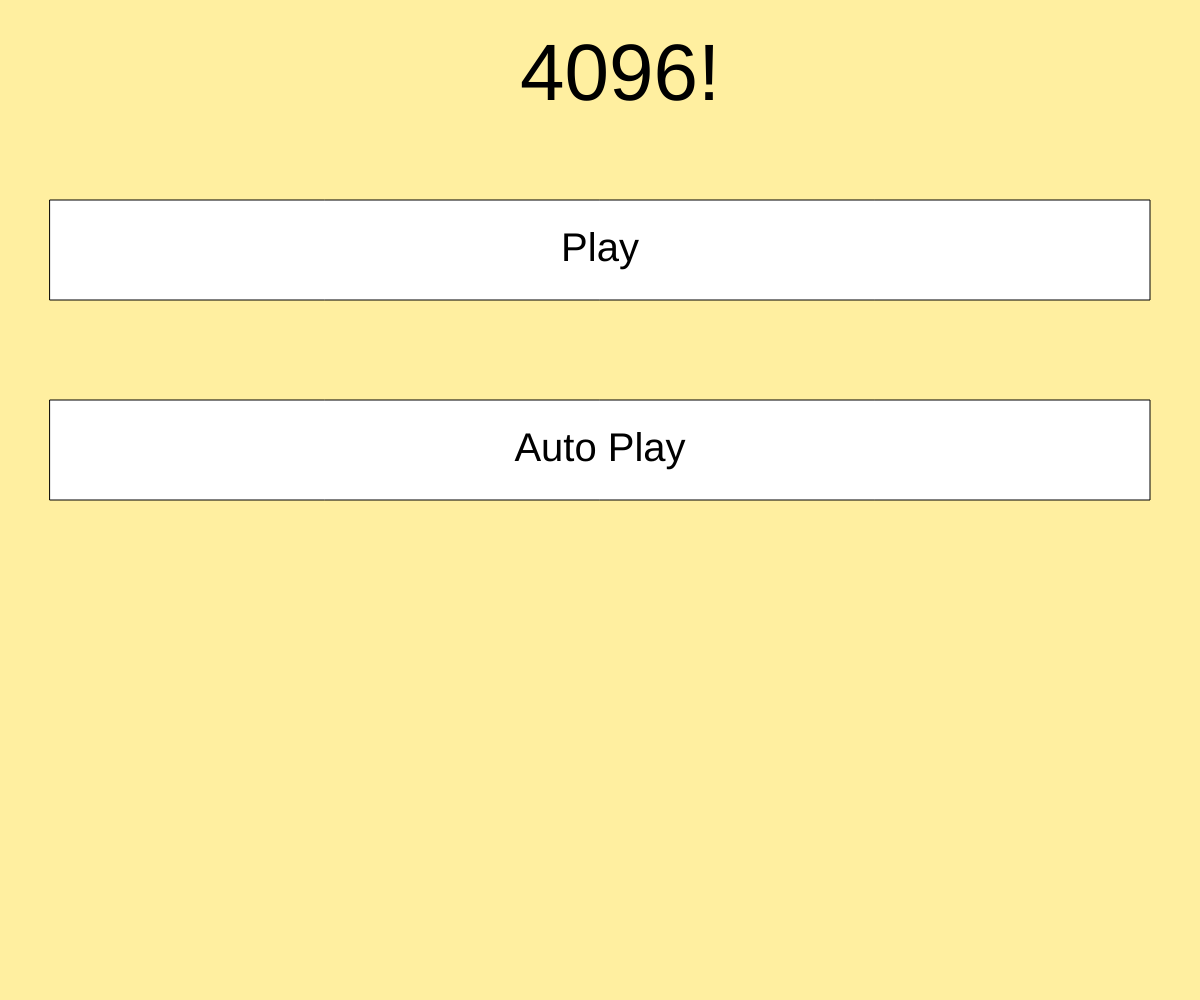
Frame 1 (no input)
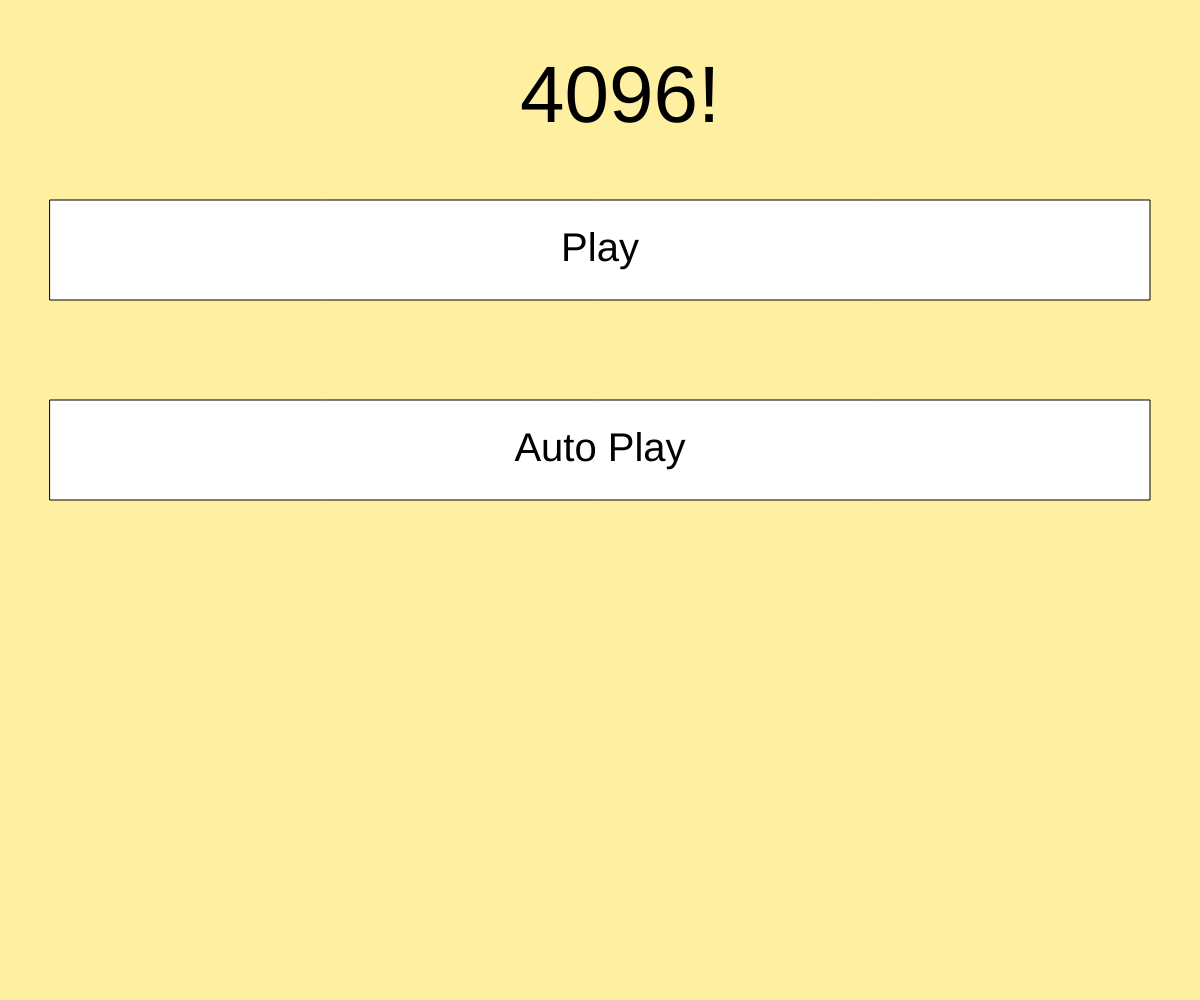
Frame 60 (no input)
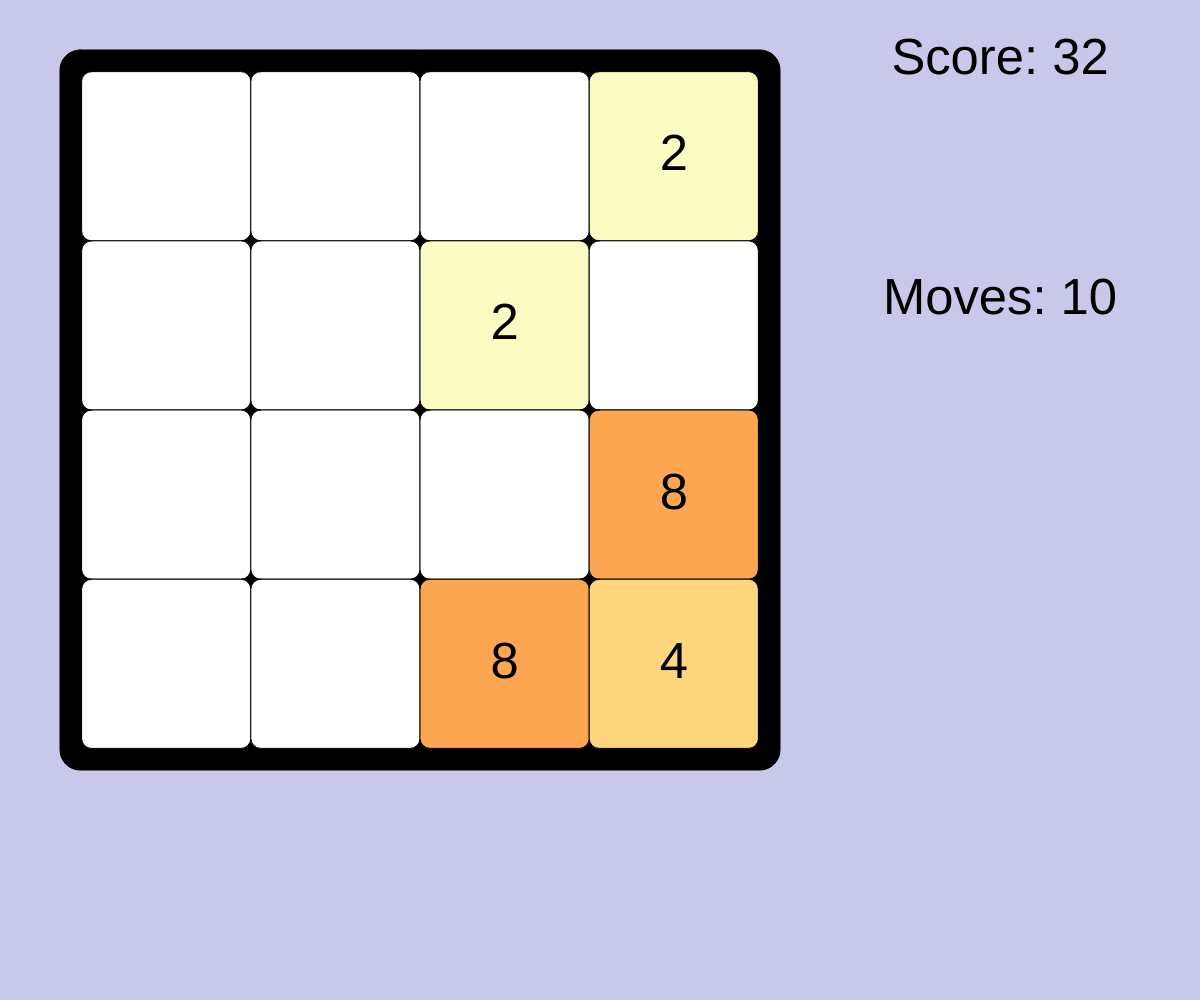
Frame 120 (the mouse pressed at the canvas centre since frame 60)

The p5.js sketch that drew these frames (run headless with seeded random() and noise() and a simulated clock; from frame 60 on, the mouse is pressed at the canvas centre):

// p5.js sketch
// ── sketch.js
// 4096!
// Richard Shuai
// Oct/02/2020
//
// Extra for Experts:
// - describe what you did to take this project "above and beyond"


// gameStatus: menu, play, gg
// playMethod: manual, auto
let grid = [], gridSize, containerSize, score, gameStatus, playMethod, valueToColor,autoplayLastMoveTime,autoplayDuration, totalMoves;


function setup() {
  createCanvas(windowWidth, windowHeight);
  initGrid();
  score = 0;
  totalMoves = 0;
  gameStatus = "menu";
  autoplayDuration = 100;
  autoplayLastMoveTime = 0;
  valueToColor = new Map([
    [0,"white"],
    [2,"#fafcc2"],
    [4,"#ffd57e"],
    [8,"#fca652"],
    [16,"#d9adad"],
    [32,"#eb6383"],
    [64,"#d63447"],
    [128,"#b2ebf2"],
    [256,"#00bcd4"],
    [512,"#008dd4"],
    [1024,"#88e868"]
  ]);
  for(let i=0;i<15;++i){
    valueToColor.set(2048*Math.pow(2,i),"#2e5a1c");
  }
}


function draw() {
  if(gameStatus === "menu"){
    background("#ffefa0");
    displayMenu();
  }
  else if(gameStatus === "play"){
    background(200,200,235);
    drawGrid();
    if(playMethod === "auto"){
      autoplay();
    }
    displayScore();
    checkGameOver();
  }
  if(gameStatus === "gg"){
    gameOverScreen();
  }
  
}


// initGrid function sets up the grid, and randomize the first 2
function initGrid(){

  grid = [];

  gridSize = 4;

  // generate the first 2's x and y coordinate
  let twoX = floor(random() * gridSize);
  let twoY = floor(random() * gridSize);

  for(let i=0;i<gridSize;++i){
    grid.push([]);
    for(let j=0;j<gridSize;++j){
      let cell = {
        value: i === twoX && j === twoY ? 2 : 0,
      };
      grid[i].push(cell);
    }
  }
}


// draw the grid according to the values
function drawGrid(){
  // main container
  containerSize = min(width/5*3,height/10*9);
  fill(0,0,0);
  rect(width/20, height/20, containerSize, containerSize,20);

  // calculate parameters
  let startX = width/20+containerSize/100*3, startY = height/20+containerSize/100*3;
  let endX = width/20+containerSize/100*97, endY = height/20+containerSize/100*97;
  let cellWidth = (endX-startX)/gridSize, cellHeight = (endY-startY)/gridSize;

  // draw inner rectangles
  textAlign(CENTER, CENTER);
  textSize(cellWidth * 0.3);
  for(let y=0;y<gridSize;++y){
    for(let x=0;x<gridSize;++x){
      fill(valueToColor.get(grid[y][x].value));
      rect(startX+cellWidth*x, startY+cellHeight*y, cellWidth, cellHeight, 10);
      fill(0);
      if(grid[y][x].value > 0){
        text(grid[y][x].value, startX+cellWidth*(x+0.5), startY+cellHeight*(y+0.5));
      }
    }
  }
}


function keyPressed(){
  if(gameStatus === "play" && playMethod === "manual"){ 
    // move up
    if(key === "w" || key === "W" || keyCode === UP_ARROW){ 
      oneRound("w");
    }
    // move down
    if(key === "s" || key === "S" || keyCode === DOWN_ARROW){
      oneRound("s");
    }
    // move left
    if(key === "a" || key === "A" || keyCode === LEFT_ARROW){
      oneRound("a");
    }
    // move right
    if(key === "d" || key === "D" || keyCode === RIGHT_ARROW){ 
      oneRound("d");
    }
  }
}


// mouse press
function mousePressed(){
  if(gameStatus === "menu"){
    if(mouseX >= 50 && mouseX <= width-50 && mouseY >= 200 && mouseY <= 300){
      gameStatus = "play";
      playMethod = "manual";
    }
    if(mouseX >= 50 && mouseX <= width-50 && mouseY >= 400 && mouseY <= 500){
      gameStatus = "play";
      playMethod = "auto";
    }
  }

  if(gameStatus === "gg"){
    if(mouseX >= 100 && mouseX <= width-100 && mouseY >= 500 && mouseY <= 600){
      setup();
    }
  }
}

// one function takes care of one round of moving
function oneRound(direction){
  let isOneOrMoreCellMoved = false;
  isOneOrMoreCellMoved |= moveAllCells(direction);
  isOneOrMoreCellMoved |= mergeAllCells(direction);
  isOneOrMoreCellMoved |= moveAllCells(direction);
  

  if(gameStatus === "play" && isOneOrMoreCellMoved){
    totalMoves++;
    generateRandomCell();
  }
}

// move all cells based on the direction given
function moveAllCells(direction){
  let isOneOrMoreCellMoved = false;
  // move up
  if(direction === "w"){
    for(let y=0;y<gridSize;++y){
      for(let x=0;x<gridSize;++x){
        isOneOrMoreCellMoved |= moveCurrentCell(x,y,1,0);
      }
    }
  }

  // move down
  if(direction === "s"){
    for(let y=gridSize-1;y>=0;--y){
      for(let x=0;x<gridSize;++x){
        isOneOrMoreCellMoved |= moveCurrentCell(x,y,-1,0);
      }
    }
  }

  // move left
  if(direction === "a"){
    for(let y=0;y<gridSize;++y){
      for(let x=0;x<gridSize;++x){
        isOneOrMoreCellMoved |= moveCurrentCell(x,y,0,1);
      }
    }
  }

  // move right
  if(direction === "d"){ 
    for(let y=0;y<gridSize;++y){
      for(let x=gridSize-1;x>=0;--x){
        isOneOrMoreCellMoved |= moveCurrentCell(x,y,0,-1);
      }
    }
  }

  return isOneOrMoreCellMoved;
}


// move all cells based on the direction given
function mergeAllCells(direction){
  let isOneOrMoreCellMoved = false;
  // user presses up
  if(direction === "w"){
    for(let y=0;y<gridSize-1;++y){
      for(let x=0;x<gridSize;++x){
        isOneOrMoreCellMoved |= mergeCurrentCell(x,y,-1,0);
      }
    }
  }

  // user presses down
  if(direction === "s"){
    for(let y=gridSize-1;y>=1;--y){
      for(let x=0;x<gridSize;++x){
        isOneOrMoreCellMoved |= mergeCurrentCell(x,y,1,0);
      }
    }
  }

  // user presses left
  if(direction === "a"){
    for(let y=0;y<gridSize;++y){
      for(let x=0;x<gridSize-1;++x){
        isOneOrMoreCellMoved |= mergeCurrentCell(x,y,0,-1);
      }
    }
  }

  // user presses right
  if(direction === "d"){ 
    for(let y=0;y<gridSize;++y){
      for(let x=gridSize-1;x>=1;--x){
        isOneOrMoreCellMoved |= mergeCurrentCell(x,y,0,1);
      }
    }
  }

  return isOneOrMoreCellMoved;
}


// slide the current cell if the adjcent cell is a 0
function moveCurrentCell(x,y,up,left){
  if(grid[y][x].value === 0){
    return false;
  }

  let currentX = x-left;
  let currentY = y-up;

  while(currentY >= 0 && currentX >= 0 && currentY < gridSize && currentX < gridSize && grid[currentY][currentX].value === 0){
    [grid[currentY][currentX], grid[currentY+up][currentX+left]] = [grid[currentY+up][currentX+left], grid[currentY][currentX]];
    currentY -= up;
    currentX -= left;
  }

  return currentX !== x-left || currentY !== y-up;
}



// merge the cell, x,y is the current position, up is the vertical direction to check, left is the horizontal direction to check
function mergeCurrentCell(x,y,up,left){
  if(grid[y][x].value === 0){
    return false;
  }

  // if the values are the same, hooray!
  if(grid[y-up][x-left].value === grid[y][x].value){
    grid[y][x].value *= 2;
    grid[y-up][x-left].value = 0;
    score += grid[y][x].value;
    return true;
  }

  return false;
}


// generate random cells, if and only if at least a cell moved
function generateRandomCell(){
  let allEmptyCells = [], selectedX, selectedY, selectedValue;

  // select all cells with value of 0
  for(let y=0;y<gridSize;++y){
    for(let x=0;x<gridSize;++x){
      if(grid[y][x].value === 0){
        allEmptyCells.push([x,y]);
      }
    }
  }

  // random select one
  [selectedX,selectedY] = random(allEmptyCells);

  // random select value: 2 (90%) or 4 (10%)
  if(random(100) < 90){
    selectedValue = 2;
  }
  else{
    selectedValue = 4;
  }

  grid[selectedY][selectedX].value = selectedValue;
}


// display user's score, ill change the style later
function displayScore(){
  fill(0);
  text("Score: "+score,width-200,60);
  text("Moves: "+totalMoves,width-200,300);
}


// the game is over is the grid is full and no adjcent values are the same
function checkGameOver(){
  let dir = [-1,0,1,0,-1];
  for(let y=0;y<gridSize;++y){
    for(let x=0;x<gridSize;++x){
      if(grid[y][x].value === 0){
        return false; 
      }
      else{
        // check all four directions
        for(let i=0;i<4;++i){
          if(y+dir[i] >= 0 && y+dir[i] < gridSize && x+dir[i+1] >= 0 && x+dir[i+1] < gridSize && grid[y+dir[i]][x+dir[i+1]].value === grid[y][x].value){
            return false; // found one same adjcent cell!
          }
        }
      }
    }
  }

  // redirect delay
  window.setTimeout(function(){
    gameStatus = "gg";
    return true;
  }, 2000);
}


// display start menu
function displayMenu(){
  textSize(width/15);
  textAlign(LEFT);
  text("4096!",width/2-width/15,100);
  fill("white");
  rect(50,200,width-100,100);
  textSize(width/30);
  textAlign(CENTER,CENTER);
  fill("black");
  text("Play",width/2,250);
  fill("white");
  rect(50,400,width-100,100);
  fill("black");
  text("Auto Play",width/2,450);
}


// autoplay
function autoplay(){
  if(gameStatus === "play"){
    if(autoplayLastMoveTime + autoplayDuration < millis()){
      let dir = random(["a","w","s","d"]);
      oneRound(dir);
      autoplayLastMoveTime = millis();
    }
  }
}


// game over screen
function gameOverScreen(){
  textSize(width/15);
  textAlign(CENTER,CENTER);
  background(235,255,255);
  text("Game Over!",width/2,100);
  textSize(width/25);
  text("Your score is "+ score, width/2,220);
  text("Your total moves is "+ totalMoves, width/2,340);
  fill("white");
  rect(100,500,width-200,100);
  fill("black");
  text("Restart",width/2,550);
}
